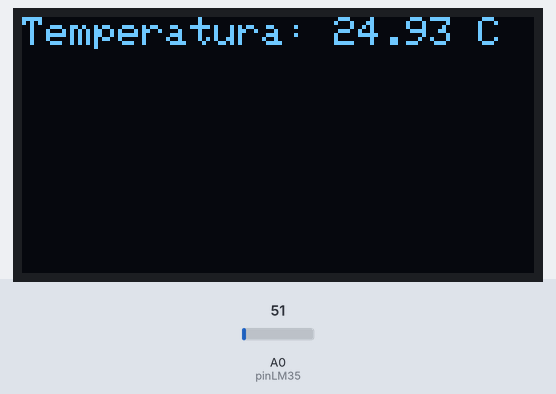
This sketch was run on a simulated Arduino Uno, built with avr-gcc and run on an emulated ATmega328P. Parts: 128×64 one-colour display. The inputs (shaded band) are chosen by the test bench; at power-on: A0 (pinLM35) = 51. What the sketch prints to the serial monitor is not drawn.

Above: at 1.6 s.
1.7 s: A0 (pinLM35) set to 61
At 3.2 s:
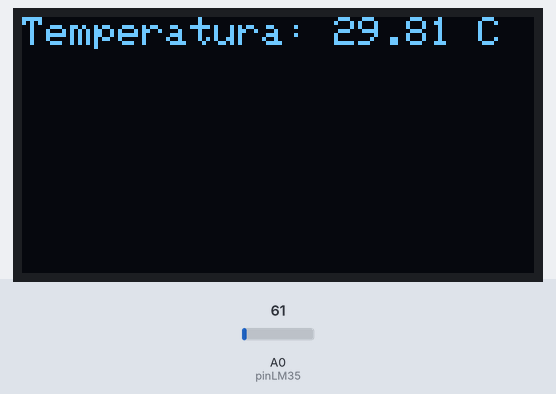
3.5 s: A0 (pinLM35) set to 71
At 4.7 s:
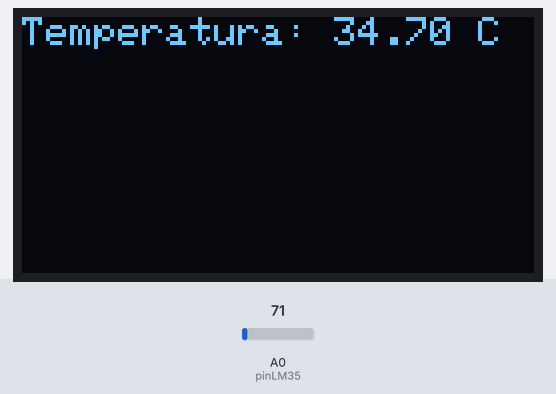
5.5 s: A0 (pinLM35) set to 86
At 7.4 s:
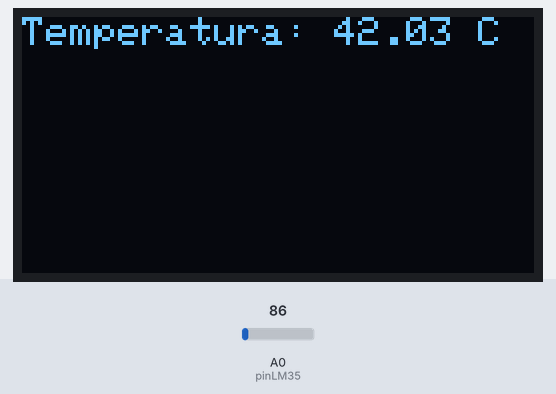
Timing chart, 0 to 8.9 s (numbered marks = the images above; inputs shaded):
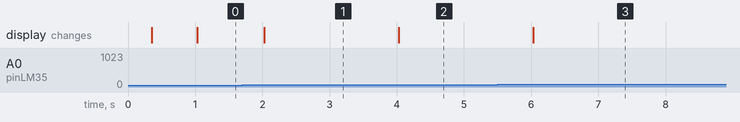

The sketch:

Laboratorio3_00018523.ino
```cpp
#include <SPI.h>
#include <Wire.h>
#include <Adafruit_GFX.h>
#include <Adafruit_SH110X.h>

#define i2c_Address 0x3c

#define SCREEN_WIDTH 128
#define SCREEN_HEIGHT 64
#define OLED_RESET -1
Adafruit_SH1106G display = Adafruit_SH1106G(SCREEN_WIDTH, SCREEN_HEIGHT, &Wire, OLED_RESET);

const int pinLM35 = A0;            // pin analógico donde está conectado LM35 Vout
const unsigned long intervalo = 1000; // intervalo de actualización en ms
unsigned long ultimaMillis = 0;

void setup() {
  Serial.begin(9600);            // velocidad del Monitor Serial
  delay(250);
  while (!Serial) { /* espera en algunas placas */ }
  delay(50);
  Serial.println("LM35 - Lectura simple");

  display.begin(i2c_Address, true);
  display.setContrast (255);
  display.clearDisplay();
  display.display();
}

void loop() {
  display.setTextSize(1);
  display.setTextColor(SH110X_WHITE);
  display.setCursor(0, 0);
  unsigned long ahora = millis();
  if (ahora - ultimaMillis >= intervalo) {
    ultimaMillis = ahora;

    int lectura = analogRead(pinLM35);              // 0..1023
    const float Vref = 5.0;                         // ajustar si tu referencia ADC es distinta
    float voltaje = lectura * (Vref / 1023.0);      // voltaje en V
    float tempC = voltaje * 100.0;

    Serial.print("Temperatura: ");
    Serial.print(tempC, 2);   // 2 decimales
    Serial.println(" °C");

    display.print("Temperatura: ");
    display.print(tempC, 2);   // 2 decimales
    display.print(" C");

    display.display();
    display.clearDisplay();
  }

}
```

Measured:
- after the input at 1.7 s, the display: changes after 0.33 s (image 1)
- after the input at 3.5 s, the display: changes after 0.53 s (image 2)
- after the input at 5.5 s, the display: changes after 0.53 s (image 3)
